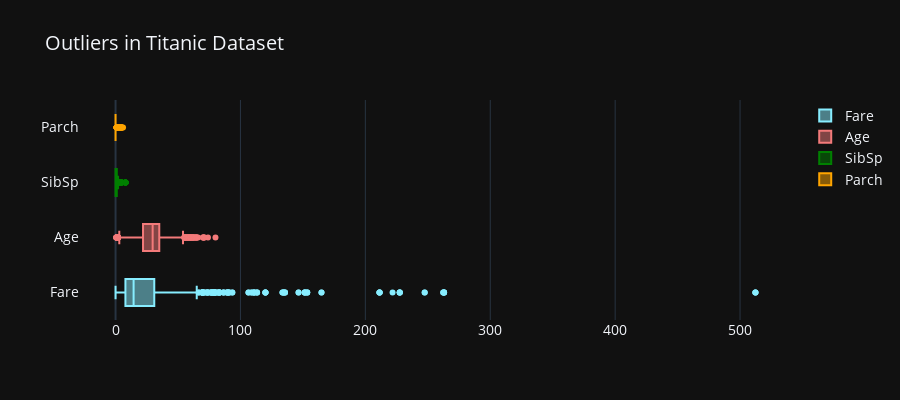

The cell this chart's notebook holds for it:
### Markdown cell above
Objective : To identify outliers in the Titanic dataset for certain variables. <br>
About the code : Creates a box plot visualization to identify outliers in the Titanic dataset. <br>
Justification : The chart was chosen because box plots are effective in visualizing the distribution and identifying outliers in numerical data.

Step-by-step explanation of the code:

1. Box traces are defined as a list of box plot objects using the `go.Box` function. Each box plot represents a different variable from the Titanic dataset: 'Fare', 'Age', 'SibSp', and 'Parch'. The color of each box plot is specified using the `marker` argument.

2. The layout of the chart is defined using the `go.Layout` function. The layout includes a title, a fixed height of 400 pixels, and a font size of 14. The template is set to "plotly_dark" for a dark-themed visualization.

3. A `go.Figure` object is created, which combines the box traces and the layout.

4. Finally, the `fig.show()` method is called to display the chart.

Results :

Outliers are special data points that are very different from the others. In the Titanic dataset, there are some passengers who have unusual information compared to the rest.

For 'Parch' (which stands for parents and children), 213 passengers have a higher number than 0. This means they were traveling with more family members than most people.

For 'SibSp' (which stands for siblings and spouses), 46 passengers have a higher number than 2.50. This means they had more siblings or spouses with them compared to most people.

For 'Age', 24 passengers have an age lower than 2.50. This is quite unusual because most passengers were older than that. It could be a mistake or a special case.

For 'Fare', 116 passengers paid a higher price than 65.63. This means they spent more money on their ticket compared to most people.

### Code cell
box_traces = [
    go.Box(x=df['Fare'], name='Fare', marker=dict(color='#87edff')),
    go.Box(x=df['Age'], name='Age', marker=dict(color='#f37a7a')),
    go.Box(x=df['SibSp'], name='SibSp', marker=dict(color='green')),
    go.Box(x=df['Parch'], name='Parch', marker=dict(color='orange'))
]

layout = go.Layout(
    title='Outliers in Titanic Dataset',
    height=400,
    font=dict(size=14),
    template = "plotly_dark"
)

fig = go.Figure(data=box_traces, layout=layout)

fig.show()

### Figure 1 — Plotly figure (JSON) as saved in the notebook; plotly's stock layout.template omitted (floating-point values rounded to 4 significant figures; data arrays with more than 128 entries replaced by an {"elided": "..."} marker saying what was removed)
{"data": [{"marker": {"color": "#87edff"}, "name": "Fare", "type": "box", "x": {"elided": "891 float values"}}, {"marker": {"color": "#f37a7a"}, "name": "Age", "type": "box", "x": {"elided": "891 float values"}}, {"marker": {"color": "green"}, "name": "SibSp", "type": "box", "x": {"elided": "891 int values"}}, {"marker": {"color": "orange"}, "name": "Parch", "type": "box", "x": {"elided": "891 int values"}}], "layout": {"font": {"size": 14}, "height": 400, "title": {"text": "Outliers in Titanic Dataset"}}}
